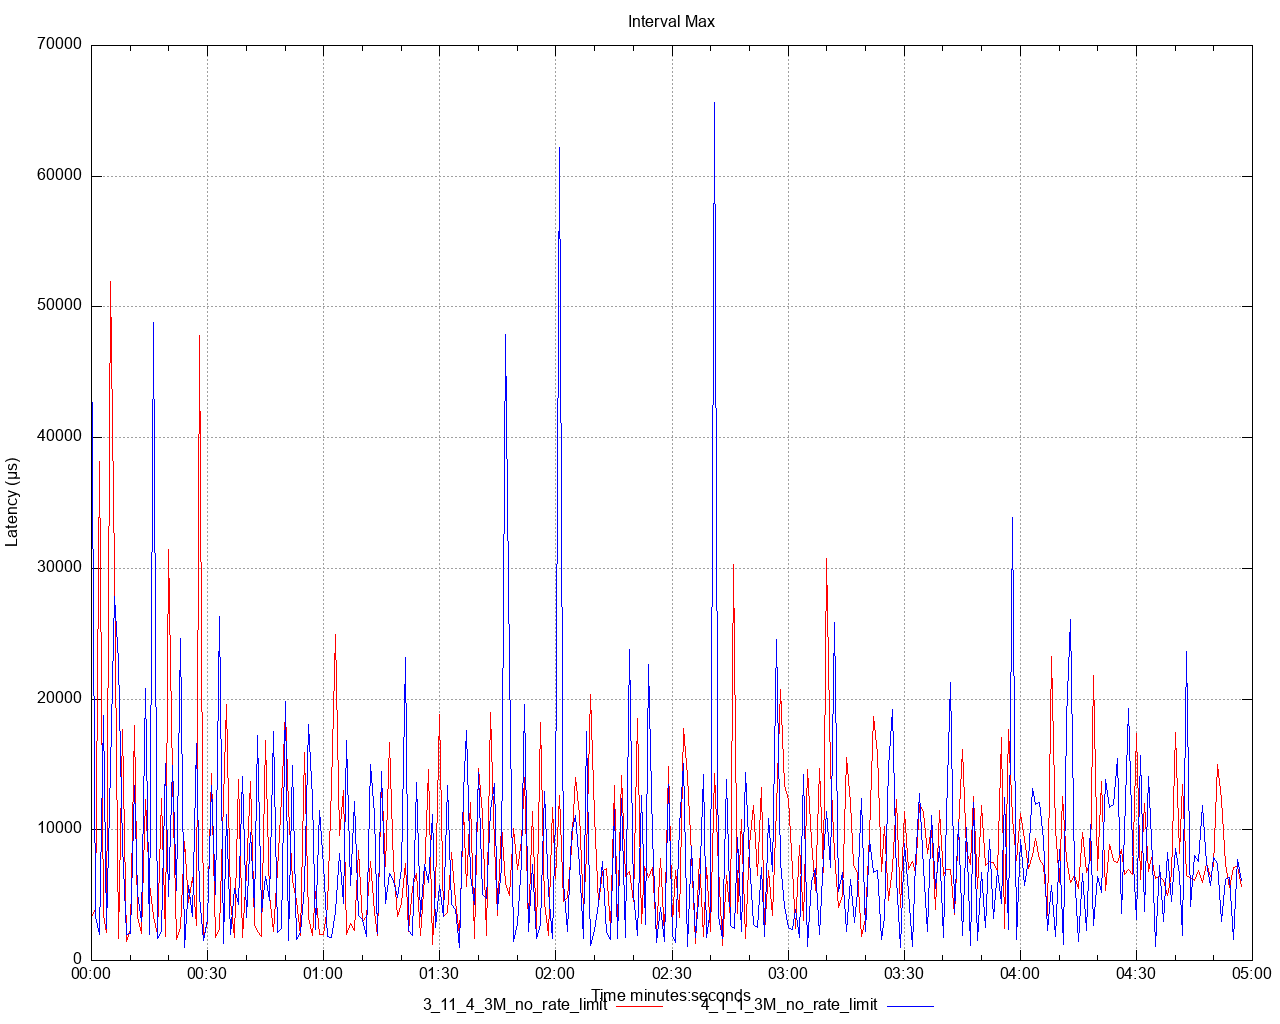

The script that saved this image:
set title 'Interval Max' noenhanced
set style data lines
set datafile separator ","
set terminal png size 1280,1024
set grid
set key below
set xdata time
set timefmt "%s"
offset = 0
t0(x)=(offset=($0==0) ? x : offset, x - offset)
set xlabel 'Time minutes:seconds'
set ylabel 'Latency (μs)'
set output '/Users/ahmet.mircik/simulator/tests/report_3M_no_rate_limit/latency/latency_interval_max_set.png'
plot \
   '/Users/ahmet.mircik/simulator/tests/report_3M_no_rate_limit/data/latency_interval_max_set_1.data' using (t0(timecolumn(1))):2 title "3_11_4_3M_no_rate_limit" noenhanced lt rgb "red", \
   '/Users/ahmet.mircik/simulator/tests/report_3M_no_rate_limit/data/latency_interval_max_set_2.data' using (t0(timecolumn(1))):2 title "4_1_1_3M_no_rate_limit" noenhanced lt rgb "blue", \
